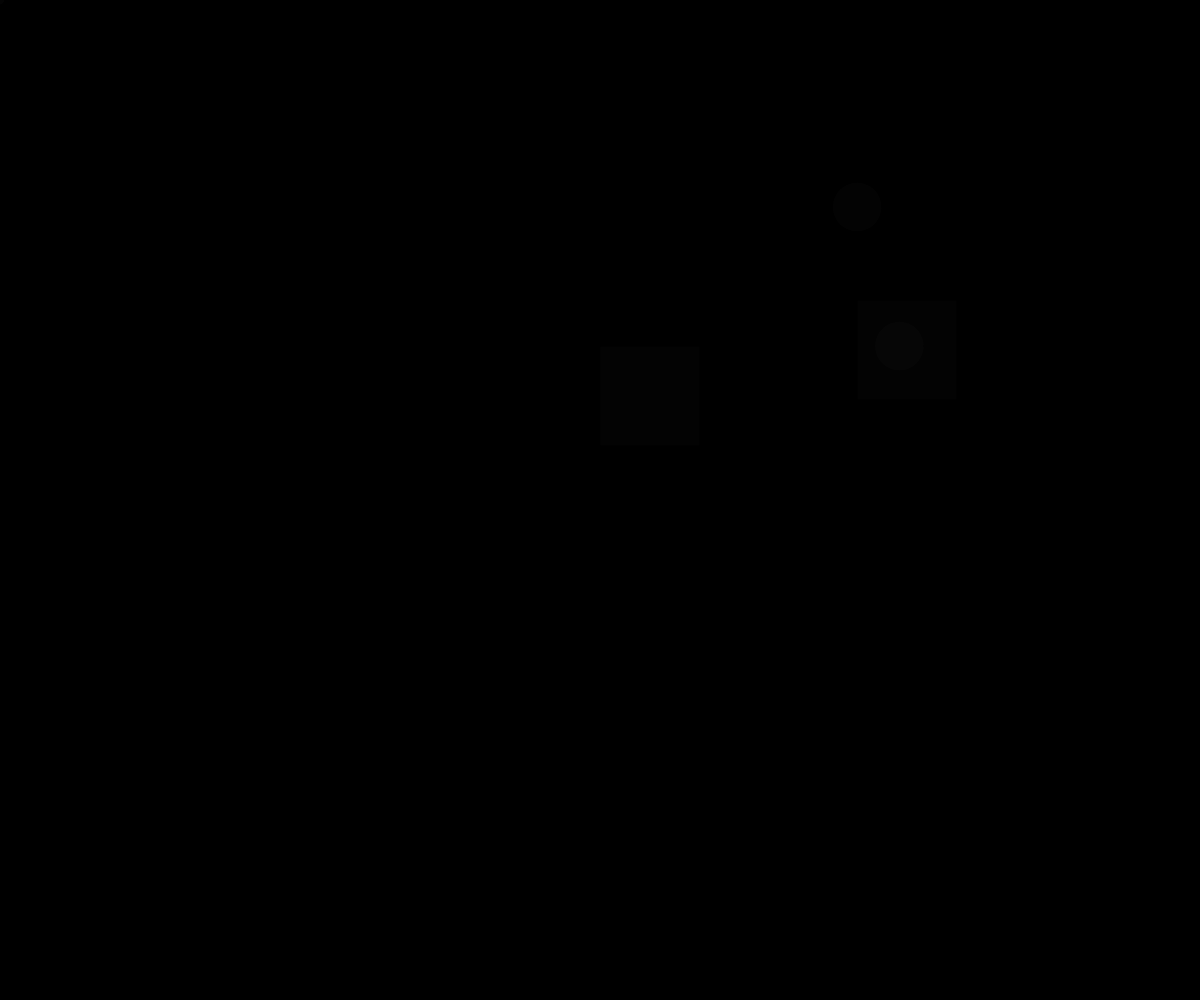
Frame 1 (no input)
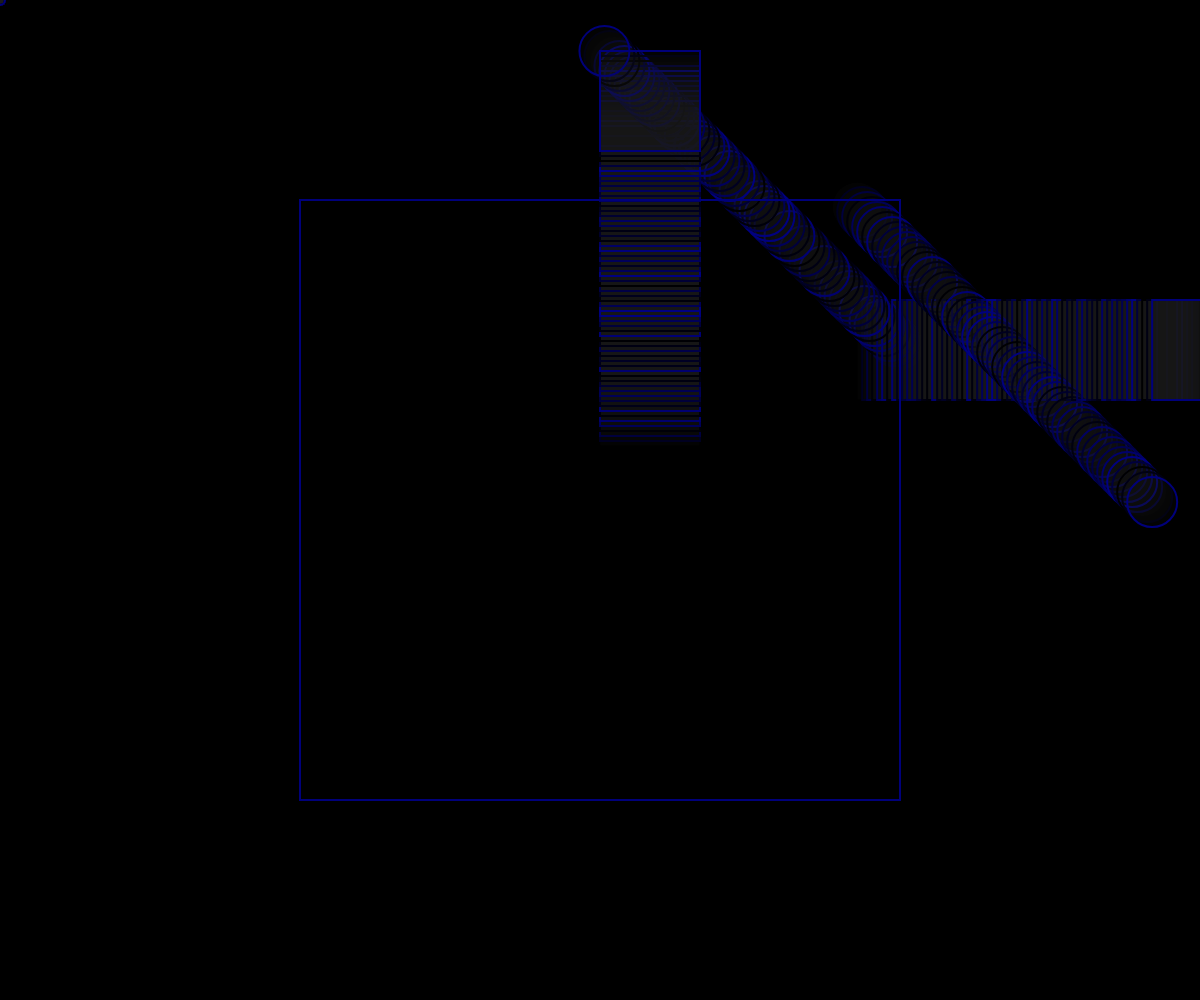
Frame 60 (no input)
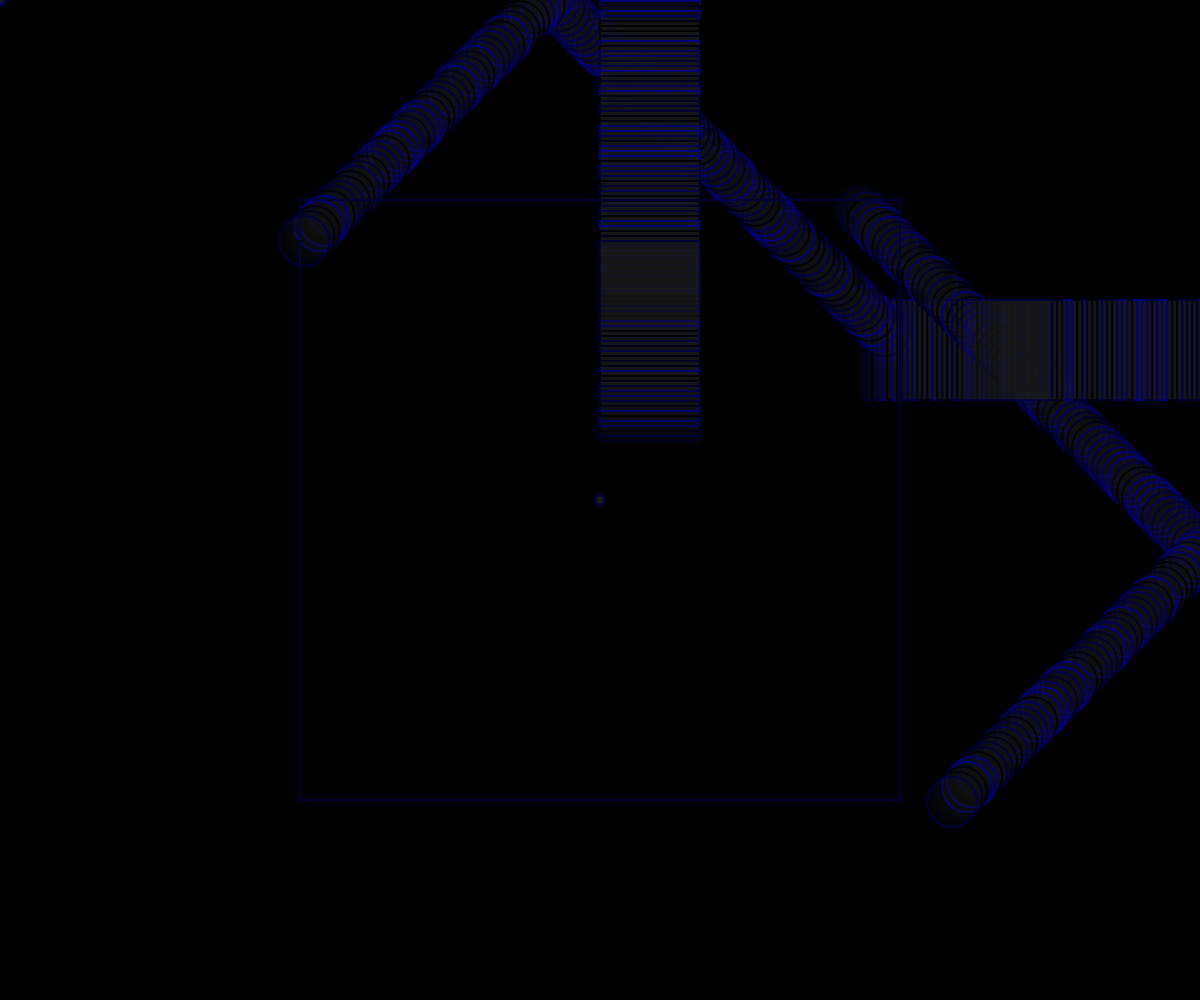
Frame 120 (the mouse pressed at the canvas centre since frame 60)

The p5.js sketch that drew these frames (run headless with seeded random() and noise() and a simulated clock; from frame 60 on, the mouse is pressed at the canvas centre):

// p5.js sketch
// ── sketch.js
let posX; // CREO TODAS LAS VARIABLES QUE VOY A USAR PARA LOS 2 CIRCULOS Y EL CUADRADO
let posY;
let velX;
let velY;
let posX2;
let posY2;
let velX2;
let velY2;


function setup() {

  createCanvas(windowWidth, windowHeight); // creo el canvas donde voy a trabajar q va a tener el ancho y alto de la pantalla
  background(0); //fondo negro
  posX = random(width); //posx y posy van a ser un numero random entre 0 y el ancho o alto del canvas
  posY = random(height);
  velX =  5; //la velocidad con la que va a moverese el circulo
  velY =  5;
  posX2 = random(width); //o mismo que arriba
  posY2 = random(height);
  velX2 = -5;
  velY2 = -5;
  
}
function draw() {

  noFill(); //no relleno el cuadrado (mas abajo lleno los circulos)
  frameRate(60);
  square(width/2-300,height/2 -300,600); //creo un cuadrado con 600 de ancho y alto centrado en el canvas
  fill(30,30); //lleno los circulos
  circle(mouseX, mouseY, 10); //circulo chico que sigue el mouse
  circle(posX, posY, 50); //circulo que aparece en random x y y
  circle(posX2, posY2, 50); // lo mismo
  square(600, posY2, 100); //un cuadrado que solo se mueve en y, tiene x fija
  square(posX, 300, 100); //un cuadrado que solo se mueve en x, tiene y fija
  stroke(random(0), random(0), random(130)); //el color del borde de todo
  strokeWeight(2); //ancho del borde
  
  posX = posX + velX; //a la posicion le sumo la velocidad para que se mueva
  posY = posY + velY; // lo mismo para todo
  posX2 = posX2 + velX2;
  posY2 = posY2 + velY2;
  
  if(posX >= width || posX < 0){ //si el circulo pasa el borde del canvas, se multiplica la vel . -1 para que cambie de direccion y si se pasa a la izquierda, posx<0 se hace -velx * -1 para que vaya ahora hacia la derecha
    velX = velX * -1;
  }
  if(posY >= height || posY < 0){ // lo mismo para todo
    velY = velY * -1;
  }
  if(posX2 >= width || posX2 < 0){ 
    velX2 = velX2 * -1;
  }
  if(posY2 >= height || posY2 < 0){    
    velY2 = velY2 * -1;
  }
  
 
}
